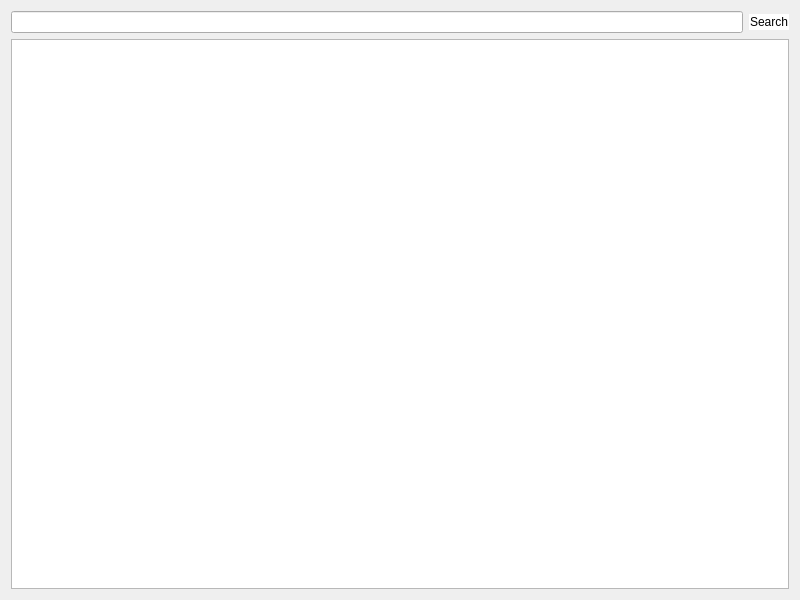
<?xml version="1.0" encoding="UTF-8"?>
<ui version="4.0">
 <class>MyWidgets</class>
 <widget class="QWidget" name="MyWidgets">
  <property name="geometry">
   <rect>
    <x>0</x>
    <y>0</y>
    <width>800</width>
    <height>600</height>
   </rect>
  </property>
  <property name="windowTitle">
   <string>MyWidgets</string>
  </property>
  <layout class="QVBoxLayout" name="verticalLayout">
   <item>
    <layout class="QHBoxLayout" name="horizontalLayout">
     <item>
      <widget class="MLineEdit" name="lineEdit"/>
     </item>
     <item>
      <widget class="QPushButton" name="pushButton">
       <property name="toolTip">
        <string>Search Applications</string>
       </property>
       <property name="styleSheet">
        <string notr="true">QPushButton
{            
background-color: white;
border:1px solid white;
border-radius: 10px;
}

QPushButton:hover
{
background-color:#F0F0F0;
}

QToolTip{background-color:white;}</string>
       </property>
       <property name="text">
        <string>Search</string>
       </property>
       <property name="icon">
        <iconset resource="res.qrc">
         <normaloff>:/icons/search.svg</normaloff>:/icons/search.svg</iconset>
       </property>
      </widget>
     </item>
    </layout>
   </item>
   <item>
    <widget class="QListWidget" name="listWidget"/>
   </item>
  </layout>
 </widget>
 <customwidgets>
  <customwidget>
   <class>MLineEdit</class>
   <extends>QLineEdit</extends>
   <header location="global">mlineedit.h</header>
  </customwidget>
 </customwidgets>
 <resources>
  <include location="res.qrc"/>
 </resources>
 <connections/>
</ui>
